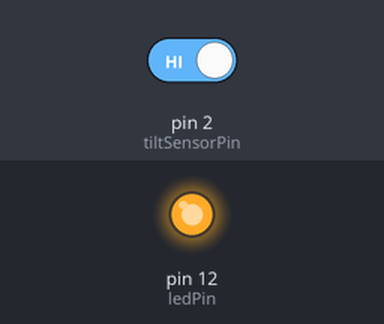
Recording of a sketch running on a simulated Arduino Uno, built with avr-gcc and run on an emulated ATmega328P. Parts: output pins drawn as LEDs (lit = HIGH). The test bench sets the inputs (shaded band); at power-on: pin 2 (tiltSensorPin) HIGH.

Above: at 0.01 s.
At 1.2 s:
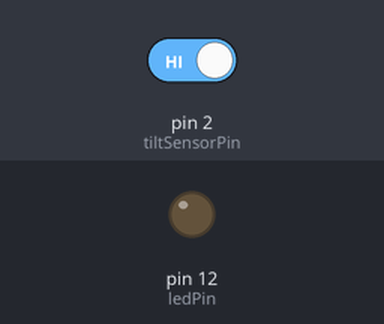
1.3 s: pin 2 (tiltSensorPin) driven LOW
At 2.5 s:
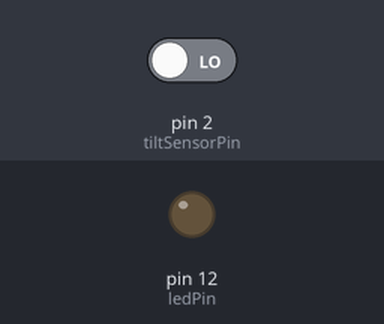
Timing chart, 0 to 4.3 s (numbered marks = the images above; inputs shaded):
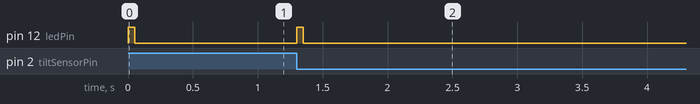

The sketch:

Detect_Change_in_the_State_of_Tilt_Sensor.ino
```cpp
/*
   Tilt Sensor with Arduino
   For more details, visit: https://techzeero.com/arduino-tutorials/tilt-sensor-with-arduino/
*/

int tiltSensorPin = 2;
int ledPin = 12;
int tiltSensorPreviousValue = 0;
int tiltSensorCurrentValue = 0;
long lastTimeMoved = 0;
int shakeTime = 50;

void setup()
{
		pinMode(tiltSensorPin, INPUT);
		digitalWrite(tiltSensorPin, HIGH);
		pinMode(ledPin, OUTPUT);
}
void loop()
{
		tiltSensorCurrentValue = digitalRead(tiltSensorPin);
		if(tiltSensorPreviousValue != tiltSensorCurrentValue)
		{
			lastTimeMoved = millis();
			tiltSensorPreviousValue = tiltSensorCurrentValue;
		}
		if(millis() - lastTimeMoved < shakeTime)
		{
			digitalWrite(ledPin, HIGH);
		}
		else
		{
			digitalWrite(ledPin, LOW);
		}
}
```

Measured:
- after the input at 1.3 s, pin 12 (ledPin): LOW → HIGH at once, → LOW 0.05 s later
